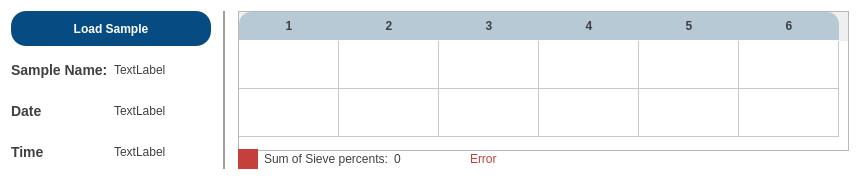
<?xml version="1.0" encoding="UTF-8"?>
<ui version="4.0">
 <class>sampleTest</class>
 <widget class="QWidget" name="sampleTest">
  <property name="enabled">
   <bool>true</bool>
  </property>
  <property name="geometry">
   <rect>
    <x>0</x>
    <y>0</y>
    <width>860</width>
    <height>180</height>
   </rect>
  </property>
  <property name="minimumSize">
   <size>
    <width>0</width>
    <height>180</height>
   </size>
  </property>
  <property name="maximumSize">
   <size>
    <width>16777215</width>
    <height>200</height>
   </size>
  </property>
  <property name="windowTitle">
   <string>Form</string>
  </property>
  <property name="styleSheet">
   <string notr="true">*{
	
	font: auto &quot;Arial&quot;;
	

}

#sampleTest{
	background-color: #ffffff;
}






QPushButton{
	border: none;
	font-weight: bold;
	color: #ffffff;
	background-color:rgb(6, 76, 130);
	min-height: 35px;
	border-radius: 5px;
	min-width:200px;
	font-size:12px;
	
}

QPushButton:pressed {

}

QPushButton:hover{

	background-color:rgb(22, 38, 76);

}

QPushButton:disabled{
	color: #808080;
	background-color:rgb(210, 210, 210);

}

/*********************************************/
QHeaderView{
	border: none;
}

QHeaderView::section:horizontal {
    background-color: rgba(6, 76, 130,60);
	color: #404040;
	font-weight:bold;
    border-style: none;
    border-bottom: 1px solid #fffff8;
    padding: 5px;
}

QHeaderView::section:horizontal:last 
{
   border-top-right-radius: 12px;
	border-right: None;
}

QHeaderView::section:horizontal:first 
{
   border-top-left-radius: 12px;
	border-right: None;
}

QTableWidget::item:selected 
{
    background-color: rgb(6, 76, 130,20);
	color: rgb(20, 20, 20);
}


/*********************************************/
QLabel{
	color: #404040;

}




/*******************************************/
QLineEdit
{
	border:2px solid rgb(6, 76, 130);
    border-radius: 3px;
    padding: 1px 18px 1px 8px;
    min-width: 6em;
	min-height: 35px;
	font-size: 16px;
}

/*******************************************/

QProgressBar {
    border: none;
    border-radius: 5px;
    text-align: center;
	background-color:rgb(43, 43, 43);
	color:#ffffff;
	font-weight: bold;
	font-size: 20px;
	height: 32;
}

QProgressBar::chunk {
    background-color: rgb(8, 103, 176);
    width: 20px;


}


/*******************************************/

QTabBar::tab:selected {
    background: rgb(6, 76, 130);
	font-weight: bold;
	font-size: 20px;
}

QTabBar::tab:!selected {
	border-left: 1px solid rgb(199, 199, 199);
	border-right: 1px solid rgb(199, 199, 199);
}

QTabBar::tab{
	height:40px;
	width: 150px;
	background-color: rgb(93, 93, 93);
	color: rgb(255,255,255);
	font-size: 16px;
}


QTabWidget::pane { /* The tab widget frame */
    border-top: 2px solid rgb(6, 76, 130);


}
QTabWidget{
background-color: rgb(48, 48, 48)
}
/*******************************************/














QGroupBox{
	font-weight: bold;
}

QLineEdit:hover{
	border: 1px solid black;
	background: #e4f0fa;
}

QLineEdit:focus {
	color: white;
	background: #0078D7;
	selection-background-color: black;
}

QSpinBox:hover{
	background: #e4f0fa;
}



QDoubleSpinBox:hover{
	background: #e4f0fa;
}


QTimeEdit:hover{
	background: #e4f0fa;
}

QTimeEdit:focus {
	color: white;
	background: #0078D7;
	selection-background-color: black;
}

QListView::item{
	height: 30px;
}
</string>
  </property>
  <layout class="QHBoxLayout" name="horizontalLayout">
   <item>
    <layout class="QVBoxLayout" name="verticalLayout">
     <property name="topMargin">
      <number>0</number>
     </property>
     <property name="rightMargin">
      <number>0</number>
     </property>
     <item>
      <widget class="QPushButton" name="load_btn">
       <property name="styleSheet">
        <string notr="true">
QPushButton{
	background-color:  rgb(6, 76, 130);
	border-radius:15px;

}


QPushButton::hover{
background-color:rgb(4, 48, 81);
}


</string>
       </property>
       <property name="text">
        <string>Load Sample</string>
       </property>
       <property name="icon">
        <iconset resource="Assets/Assets.qrc">
         <normaloff>:/assets/icons/icons8-download-50.png</normaloff>:/assets/icons/icons8-download-50.png</iconset>
       </property>
      </widget>
     </item>
     <item>
      <layout class="QGridLayout" name="gridLayout_2">
       <item row="1" column="0">
        <widget class="QLabel" name="label_3">
         <property name="styleSheet">
          <string notr="true">font-size: 14px;
font-weight:bold;</string>
         </property>
         <property name="text">
          <string>Date</string>
         </property>
        </widget>
       </item>
       <item row="0" column="1">
        <widget class="QLabel" name="sample_name_lbl">
         <property name="text">
          <string>TextLabel</string>
         </property>
        </widget>
       </item>
       <item row="0" column="0">
        <widget class="QLabel" name="label">
         <property name="styleSheet">
          <string notr="true">font-size: 14px;
font-weight:bold;</string>
         </property>
         <property name="text">
          <string>Sample Name:</string>
         </property>
        </widget>
       </item>
       <item row="1" column="1">
        <widget class="QLabel" name="sample_date_lbl">
         <property name="text">
          <string>TextLabel</string>
         </property>
        </widget>
       </item>
       <item row="2" column="0">
        <widget class="QLabel" name="label_5">
         <property name="styleSheet">
          <string notr="true">font-size: 14px;
font-weight:bold;</string>
         </property>
         <property name="text">
          <string>Time</string>
         </property>
        </widget>
       </item>
       <item row="2" column="1">
        <widget class="QLabel" name="sample_time_lbl">
         <property name="text">
          <string>TextLabel</string>
         </property>
        </widget>
       </item>
      </layout>
     </item>
    </layout>
   </item>
   <item>
    <widget class="Line" name="line">
     <property name="minimumSize">
      <size>
       <width>15</width>
       <height>0</height>
      </size>
     </property>
     <property name="styleSheet">
      <string notr="true">color: #a0a0a0;</string>
     </property>
     <property name="frameShadow">
      <enum>QFrame::Shadow::Plain</enum>
     </property>
     <property name="lineWidth">
      <number>2</number>
     </property>
     <property name="orientation">
      <enum>Qt::Orientation::Vertical</enum>
     </property>
    </widget>
   </item>
   <item>
    <layout class="QVBoxLayout" name="verticalLayout_2">
     <item>
      <widget class="QTableWidget" name="table">
       <property name="sizePolicy">
        <sizepolicy hsizetype="Expanding" vsizetype="Maximum">
         <horstretch>0</horstretch>
         <verstretch>0</verstretch>
        </sizepolicy>
       </property>
       <property name="minimumSize">
        <size>
         <width>0</width>
         <height>140</height>
        </size>
       </property>
       <property name="maximumSize">
        <size>
         <width>16777215</width>
         <height>16777215</height>
        </size>
       </property>
       <property name="horizontalScrollBarPolicy">
        <enum>Qt::ScrollBarPolicy::ScrollBarAlwaysOff</enum>
       </property>
       <property name="sizeAdjustPolicy">
        <enum>QAbstractScrollArea::SizeAdjustPolicy::AdjustToContents</enum>
       </property>
       <property name="rowCount">
        <number>2</number>
       </property>
       <property name="columnCount">
        <number>6</number>
       </property>
       <attribute name="horizontalHeaderHighlightSections">
        <bool>true</bool>
       </attribute>
       <attribute name="verticalHeaderVisible">
        <bool>false</bool>
       </attribute>
       <attribute name="verticalHeaderDefaultSectionSize">
        <number>48</number>
       </attribute>
       <row/>
       <row/>
       <column/>
       <column/>
       <column/>
       <column/>
       <column/>
       <column/>
      </widget>
     </item>
     <item>
      <layout class="QHBoxLayout" name="horizontalLayout_3">
       <property name="topMargin">
        <number>0</number>
       </property>
       <item>
        <widget class="QLabel" name="warning_lamp">
         <property name="minimumSize">
          <size>
           <width>20</width>
           <height>20</height>
          </size>
         </property>
         <property name="maximumSize">
          <size>
           <width>20</width>
           <height>20</height>
          </size>
         </property>
         <property name="styleSheet">
          <string notr="true">background-color: rgb(197, 63, 59);

</string>
         </property>
         <property name="text">
          <string/>
         </property>
        </widget>
       </item>
       <item>
        <widget class="QLabel" name="label_4">
         <property name="sizePolicy">
          <sizepolicy hsizetype="Fixed" vsizetype="Preferred">
           <horstretch>0</horstretch>
           <verstretch>0</verstretch>
          </sizepolicy>
         </property>
         <property name="text">
          <string>Sum of Sieve percents:</string>
         </property>
        </widget>
       </item>
       <item>
        <widget class="QLabel" name="sum_percents_lbl">
         <property name="minimumSize">
          <size>
           <width>40</width>
           <height>0</height>
          </size>
         </property>
         <property name="maximumSize">
          <size>
           <width>16777215</width>
           <height>16777215</height>
          </size>
         </property>
         <property name="text">
          <string>0</string>
         </property>
         <property name="textFormat">
          <enum>Qt::TextFormat::RichText</enum>
         </property>
         <property name="scaledContents">
          <bool>false</bool>
         </property>
        </widget>
       </item>
       <item>
        <spacer name="horizontalSpacer">
         <property name="orientation">
          <enum>Qt::Orientation::Horizontal</enum>
         </property>
         <property name="sizeType">
          <enum>QSizePolicy::Policy::Fixed</enum>
         </property>
         <property name="sizeHint" stdset="0">
          <size>
           <width>30</width>
           <height>20</height>
          </size>
         </property>
        </spacer>
       </item>
       <item>
        <widget class="QLabel" name="error_lbl">
         <property name="styleSheet">
          <string notr="true">color: rgb(197, 63, 59)</string>
         </property>
         <property name="text">
          <string>Error</string>
         </property>
        </widget>
       </item>
       <item>
        <spacer name="horizontalSpacer_2">
         <property name="orientation">
          <enum>Qt::Orientation::Horizontal</enum>
         </property>
         <property name="sizeHint" stdset="0">
          <size>
           <width>40</width>
           <height>20</height>
          </size>
         </property>
        </spacer>
       </item>
      </layout>
     </item>
    </layout>
   </item>
  </layout>
 </widget>
 <resources>
  <include location="Assets/Assets.qrc"/>
 </resources>
 <connections/>
</ui>
